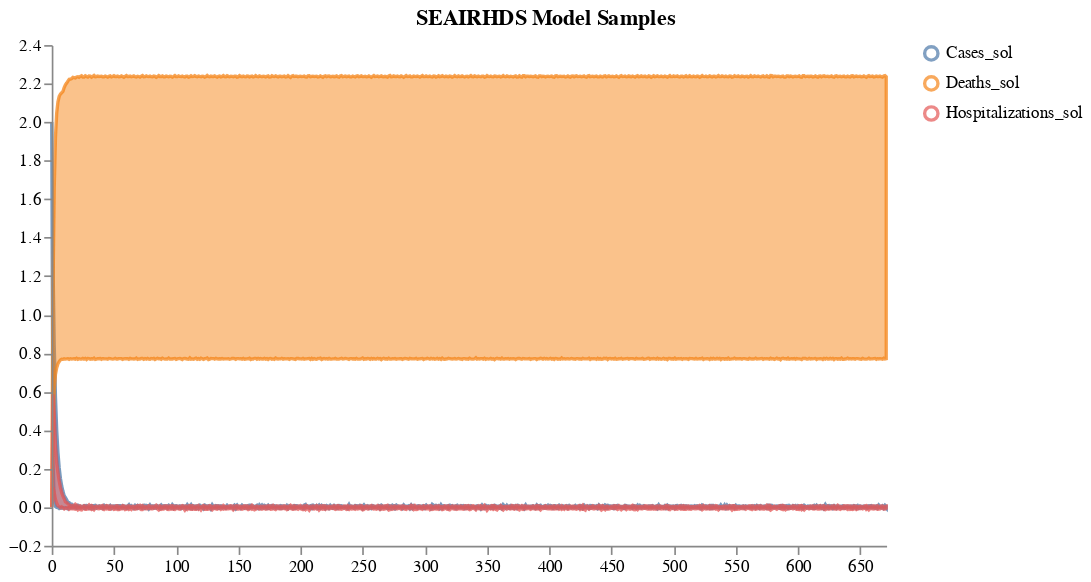

Here is the notebook cell this chart was saved with:
### Code cell
ensemble_samples = load_and_sample_petri_ensemble(
    [model_list[2]], [1], [solution_mapping3], num_samples, timepoints, 
    start_states=[start_states[2]], total_population=total_population, start_time=start_time,
)

display(ensemble_samples)
schema = plots.trajectories(ensemble_samples, subset=".*_sol", title="SEAIRHDS Model Samples")
schema = plots.pad(schema, 5)
plots.ipy_display(schema)

### Figure 1 — Vega specification as saved in the notebook (floating-point values rounded to 4 significant figures; data arrays with more than 128 entries replaced by an {"elided": "..."} marker saying what was removed)
{"$schema": "https://vega.github.io/schema/vega/v5.json", "axes": [{"name": "x_axis", "orient": "bottom", "scale": "xscale", "zindex": 100}, {"name": "y_axis", "orient": "left", "scale": "yscale", "zindex": 100}], "data": [{"name": "distributions", "values": {"elided": "2016 records"}}, {"name": "traces", "transform": [{"expr": "isValid(datum.value)", "type": "filter"}], "values": []}, {"name": "points", "values": []}, {"name": "markers", "values": []}, {"name": "selected", "on": [{"remove": true, "trigger": "clear"}, {"remove": true, "trigger": "!shift"}, {"insert": "clicked", "trigger": "!shift && clicked"}, {"toggle": "clicked", "trigger": "shift && clicked"}]}], "height": 300, "legends": [{"encode": {"labels": {"interactive": true, "name": "legendLabel", "update": {"opacity": [{"test": "!length(data('selected')) || indata('selected', 'value', datum.value)", "value": 1}, {"value": 0.25}]}}, "symbols": {"interactive": true, "name": "legendSymbol", "update": {"fill": {"value": "transparent"}, "opacity": [{"test": "!length(data('selected')) || indata('selected', 'value', datum.value)", "value": 0.7}, {"value": 0.15}], "size": {"value": 64}, "strokeWidth": {"value": 2}}}}, "name": "color_legend", "stroke": "color"}], "marks": [{"from": {"facet": {"data": "points", "groupby": "trajectory", "name": "points_split"}}, "marks": [{"encode": {"hover": {"fillOpacity": {"value": 0.9}}, "update": {"fill": {"field": "trajectory", "scale": "color"}, "fillOpacity": [{"test": "!length(data('selected')) || indata('selected', 'value', datum.trajectory)", "value": 0.5}, {"value": 0.15}], "size": {"value": 10}, "stroke": {"field": "trajectory", "scale": "color"}, "strokeOpacity": [{"test": "!length(data('selected')) || indata('selected', 'value', datum.trajectory)", "value": 0.75}, {"value": 0.15}], "strokeWidth": {"value": 2}, "tooltip": {"field": "value"}, "x": {"field": "timepoint", "scale": "xscale"}, "y": {"field": "value", "scale": "yscale"}}}, "from": {"data": "points"}, "name": "_points_symbol", "type": "symbol", "zindex": 3}, {"encode": {"hover": {"fillOpacity": {"value": 0.9}}, "update": {"interpolate": {"value": "linear"}, "stroke": {"field": "trajectory", "scale": "color"}, "strokeOpacity": [{"test": "!length(data('selected')) || indata('selected', 'value', datum.trajectory)", "value": 0.3}, {"value": 0.1}], "strokeWidth": {"value": 2}, "x": {"field": "timepoint", "scale": "xscale"}, "y": {"field": "value", "scale": "yscale"}}}, "from": {"data": "points"}, "name": "_points_line", "type": "line", "zindex": 3}], "name": "_points", "type": "group", "zindex": 3}, {"from": {"facet": {"data": "traces", "groupby": "trajectory", "name": "traces_split"}}, "marks": [{"encode": {"hover": {"fillOpacity": {"value": 0.9}}, "update": {"interpolate": {"value": "linear"}, "stroke": {"field": "trajectory", "scale": "color"}, "strokeOpacity": [{"test": "!length(data('selected')) || indata('selected', 'value', datum.trajectory)", "value": 0.75}, {"value": 0.15}], "strokeWidth": {"value": 2}, "x": {"field": "timepoint", "scale": "xscale"}, "y": {"field": "value", "scale": "yscale"}}}, "from": {"data": "traces_split"}, "name": "_traces_lines", "type": "line"}], "name": "_traces", "type": "group", "zindex": 2}, {"from": {"facet": {"data": "distributions", "groupby": "trajectory", "name": "trajectory_split"}}, "marks": [{"encode": {"hover": {"fillOpacity": {"value": 0.9}}, "update": {"fill": {"field": "trajectory", "scale": "color"}, "fillOpacity": [{"test": "!length(data('selected')) || indata('selected', 'value', datum.trajectory)", "value": 0.5}, {"value": 0.15}], "interpolate": {"value": "linear"}, "stroke": {"field": "trajectory", "scale": "color"}, "strokeOpacity": [{"test": "!length(data('selected')) || indata('selected', 'value', datum.trajectory)", "value": 0.75}, {"value": 0.15}], "strokeWidth": {"value": 2}, "x": {"field": "timepoint", "scale": "xscale"}, "y": {"field": "upper", "scale": "yscale"}, "y2": {"field": "lower", "scale": "yscale"}}}, "from": {"data": "trajectory_split"}, "type": "area"}], "name": "_distributions", "type": "group", "zindex": 1}, {"marks": [{"encode": {"enter": {"stroke": {"value": "lightgray"}}, "update": {"opacity": {"value": 1}, "x": {"field": "timepoint", "scale": "xscale"}, "y": {"signal": "height"}, "y2": {"value": 0}}}, "from": {"data": "markers"}, "name": "_marker text", "type": "rule"}, {"encode": {"enter": {"fontSize": {"value": 8}, "text": {"field": "datum.label"}, "y": {"value": 0}}}, "from": {"data": "_marker text"}, "name": "_marker flags", "transform": [{"as": ["x", "_y", "opacity", "align", "baseline"], "lineAnchor": "start", "offset": [1], "size": {"signal": "[width, height]"}, "type": "label"}], "type": "text"}], "name": "_markers", "type": "group"}], "padding": 5, "scales": [{"domain": {"fields": [{"data": "distributions", "field": "timepoint"}, {"data": "traces", "field": "timepoint"}, {"data": "points", "field": "timepoint"}, {"data": "markers", "field": "timepoint"}]}, "name": "xscale", "range": "width", "type": "linear", "zero": false}, {"domain": {"fields": [{"data": "distributions", "field": "lower"}, {"data": "distributions", "field": "upper"}, {"data": "traces", "field": "value"}, {"data": "points", "field": "value"}]}, "name": "yscale", "nice": true, "range": "height", "type": "linear", "zero": true}, {"domain": {"fields": [{"data": "distributions", "field": "trajectory"}, {"data": "traces", "field": "trajectory"}, {"data": "points", "field": "trajectory"}]}, "name": "color", "range": "category", "type": "ordinal"}], "signals": [{"name": "clear", "on": [{"events": "mouseup[!event.item]", "force": true, "update": "true"}], "value": true}, {"name": "shift", "on": [{"events": "@legendSymbol:click, @legendLabel:click", "force": true, "update": "event.shiftKey"}], "value": false}, {"name": "clicked", "on": [{"events": "@legendSymbol:click, @legendLabel:click", "force": true, "update": "{value: datum.value}"}], "value": null}], "title": "SEAIRHDS Model Samples", "width": 500}
